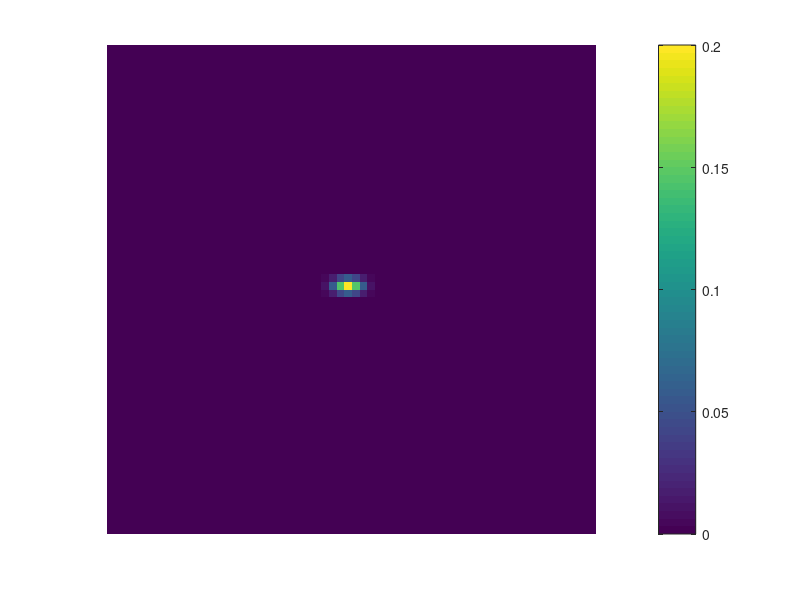

Source code (MATLAB):
function [Ac,Ar] = BlurOperator(varargin)
if nargin<1 m=64;   else m=varargin{1};end
if nargin<2 n=64;   else n=varargin{2};end
if nargin<3 bl=1;   else bl=varargin{3};end
if nargin<4 showimages=1; else showimages=varargin{4};end
if isempty(m) m=64;end
if isempty(n) n=64;end
if isempty(bl) bl=1; end
c = zeros(max(n,m),1);
r = zeros(max(n,m),1);
switch bl
    case 1 
            sigmac=.01;sigmar=.02;
            dx=1/(m-1);
            c=dx*(0:m-1);
            r=c;
    case 2 
            sigmac=.01;sigmar=sigmac;
            dx=1/(m-1);
            c=dx*(0:m-1);
            r=c;
    otherwise
        error('bl is 1 or 2')
end
c=exp(-(c.^2)/(2*sigmac^2));
c(c<1e-4)=0;
r=exp(-(r.^2)/(2*sigmar^2));
r(r<1e-4)=0;
c=c/(2*sum(c)-c(1));
r=r/(2*sum(r)-r(1));
Ac = toeplitz(c(1:m));
Ar=toeplitz(r(1:n));
X=zeros(m,n);
X(floor(m/2),floor(n/2))=1;
PSF=Ac*X*Ar';
if showimages
figure, imagesc(PSF);axis image,axis off,colorbar
end
end
